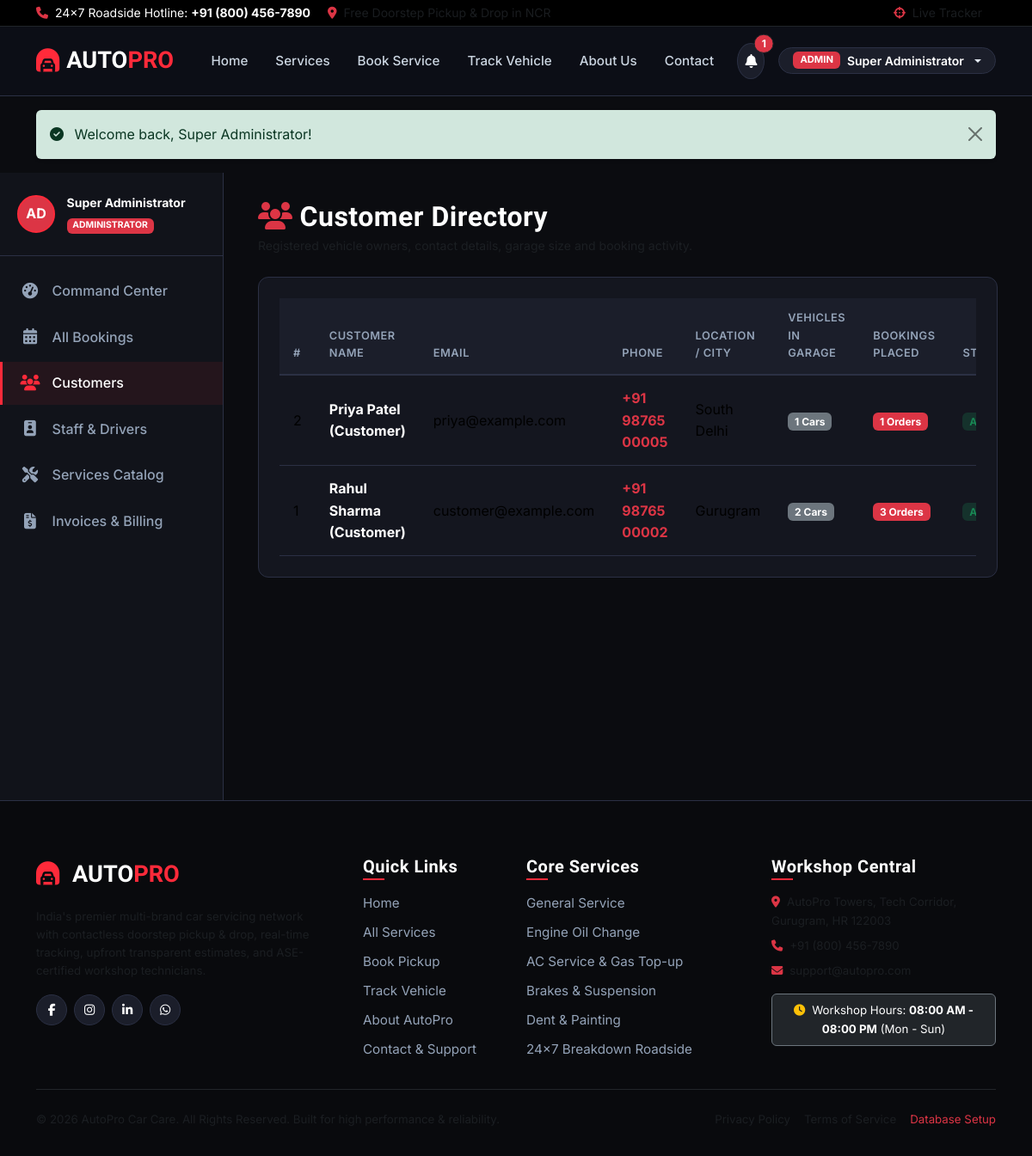
The page /admin/customers.php (signed in) on the database its author committed.
### tables this page shows
CREATE TABLE `customers` (
  `id` INT AUTO_INCREMENT PRIMARY KEY,
  `user_id` INT NOT NULL UNIQUE,
  `address` TEXT DEFAULT NULL,
  `city` VARCHAR(80) DEFAULT NULL,
  `state` VARCHAR(80) DEFAULT NULL,
  `pincode` VARCHAR(12) DEFAULT NULL,
  `alternate_phone` VARCHAR(20) DEFAULT NULL,
  `emergency_contact` VARCHAR(100) DEFAULT NULL,
  `created_at` TIMESTAMP DEFAULT CURRENT_TIMESTAMP,
  FOREIGN KEY (`user_id`) REFERENCES `users`(`id`) ON DELETE CASCADE
);

CREATE TABLE `users` (
  `id` INT AUTO_INCREMENT PRIMARY KEY,
  `name` VARCHAR(100) NOT NULL,
  `email` VARCHAR(120) NOT NULL UNIQUE,
  `phone` VARCHAR(20) NOT NULL,
  `password_hash` VARCHAR(255) NOT NULL,
  `role` ENUM('customer', 'admin', 'pickup', 'technician') NOT NULL DEFAULT 'customer',
  `avatar` VARCHAR(255) DEFAULT 'assets/img/default-avatar.png',
  `status` ENUM('active', 'inactive', 'suspended') NOT NULL DEFAULT 'active',
  `reset_token` VARCHAR(100) DEFAULT NULL,
  `created_at` TIMESTAMP DEFAULT CURRENT_TIMESTAMP,
  `updated_at` TIMESTAMP DEFAULT CURRENT_TIMESTAMP ON UPDATE CURRENT_TIMESTAMP,
  INDEX `idx_users_role` (`role`),
  INDEX `idx_users_status` (`status`)
);

### includes/helpers.php (called while the page is built, shortened)
<?php
require_once __DIR__ . '/../config/database.php';
function is_logged_in(): bool {
    return !empty($_SESSION['user_id']);
}
function current_user(): ?array {
    return [
        'id' => $_SESSION['user_id'],
        'name' => $_SESSION['user_name'] ?? 'User',
        'email' => $_SESSION['user_email'] ?? '',
        'role' => $_SESSION['user_role'] ?? 'customer',
        'avatar' => $_SESSION['user_avatar'] ?? 'assets/img/default-avatar.png'
    ];
}

### config/database.php (called while the page is built, shortened)
<?php
class Database {
    private static ?PDO $instance = null;
    public static function getConnection(): PDO {
        if (self::$instance === null) {
            try {
                $dsn = "mysql:host=" . DB_HOST . ";port=" . DB_PORT . ";dbname=" . DB_NAME . ";charset=" . DB_CHARSET;
                $options = [
                    PDO::ATTR_ERRMODE            => PDO::ERRMODE_EXCEPTION,
                    PDO::ATTR_DEFAULT_FETCH_MODE => PDO::FETCH_ASSOC,
                    PDO::ATTR_EMULATE_PREPARES   => false,
                    PDO::ATTR_TIMEOUT            => 2,
                ];
                self::$instance = new PDO($dsn, DB_USER, DB_PASS, $options);
            } catch (PDOException $e) {
                $sqlitePath = __DIR__ . '/../database/carservice.sqlite';
                try {
                    $dsn = "sqlite:" . $sqlitePath;
                    self::$instance = new PDO($dsn, null, null, [
                        PDO::ATTR_ERRMODE => PDO::ERRMODE_EXCEPTION,
                        PDO::ATTR_DEFAULT_FETCH_MODE => PDO::FETCH_ASSOC
                    ]);
                    self::$driver = 'sqlite';
                    self::$instance->exec('PRAGMA foreign_keys = ON;');
                } catch (Exception $sqle) {
                    die("Database Connection Error: Could not connect to MySQL (" . $e->getMessage() . ") or SQLite (" . $sqle->getMessage() . "). Please ensure MySQL service is running or check config/database.php");
                }
            }
        }
        return self::$instance;
    }
    public static function fetchAll(string $sql, array $params = []): array {
        $stmt = self::getConnection()->prepare($sql);
        $stmt->execute($params);
        return $stmt->fetchAll();
    }
}

### admin/customers.php (the view, shortened to what this page needs)
<?php
require_once __DIR__ . '/../includes/helpers.php';
$customers = Database::fetchAll("
    SELECT c.*, u.name, u.email, u.phone, u.status as user_status, u.created_at as joined_date,
           (SELECT COUNT(*) FROM vehicles v WHERE v.customer_id = c.id) as vehicle_count,
           (SELECT COUNT(*) FROM bookings b WHERE b.customer_id = c.id) as booking_count
    FROM customers c
    JOIN users u ON c.user_id = u.id
    ORDER BY c.id DESC
");
require_once __DIR__ . '/../includes/header.php';
?>
<div class="dashboard-wrapper">
    <aside class="dashboard-sidebar">
        <div class="sidebar-user">
            <div class="rounded-circle bg-danger text-white d-flex align-items-center justify-content-center fw-bold sidebar-avatar">AD</div>
            <div class="user-info">
                <div class="fw-bold text-white small"><?= htmlspecialchars($currentUser['name']) ?></div>
                <span class="badge bg-danger text-uppercase" style="font-size:0.65rem;">Administrator</span>
            </div>
        </div>
        <ul class="sidebar-menu">
            <li><a href="index.php" class="sidebar-link"><i class="fa-solid fa-gauge-high"></i><span class="nav-text">Command Center</span></a></li>
            <li><a href="bookings.php" class="sidebar-link"><i class="fa-solid fa-calendar-days"></i><span class="nav-text">All Bookings</span></a></li>
            <li><a href="customers.php" class="sidebar-link active"><i class="fa-solid fa-users"></i><span class="nav-text">Customers</span></a></li>
            <li><a href="employees.php" class="sidebar-link"><i class="fa-solid fa-id-badge"></i><span class="nav-text">Staff & Drivers</span></a></li>
            <li><a href="services.php" class="sidebar-link"><i class="fa-solid fa-tools"></i><span class="nav-text">Services Catalog</span></a></li>
            <li><a href="invoices.php" class="sidebar-link"><i class="fa-solid fa-file-invoice-dollar"></i><span class="nav-text">Invoices & Billing</span></a></li>
        </ul>
    </aside>
    <main class="dashboard-content">
        <div class="d-flex justify-content-between align-items-center mb-4">
            <div>
                <h2 class="fw-bold text-white mb-1"><i class="fa-solid fa-users text-danger me-2"></i>Customer Directory</h2>
                <p class="text-muted small mb-0">Registered vehicle owners, contact details, garage size and booking activity.</p>
            </div>
        </div>
        <div class="card-dark p-4">
            <div class="table-responsive">
                <table class="table table-dark-custom mb-0">
                    <thead>
                        <tr>
                            <th>#</th>
                            <th>Customer Name</th>
                            <th>Email</th>
                            <th>Phone</th>
                            <th>Location / City</th>
                            <th>Vehicles in Garage</th>
                            <th>Bookings Placed</th>
                            <th>Status</th>
                        </tr>
                    </thead>
                    <tbody>
                        <?php foreach ($customers as $c): ?>
                            <tr>
                                <td><?= $c['id'] ?></td>
                                <td><strong class="text-white"><?= htmlspecialchars($c['name']) ?></strong></td>
                                <td><?= htmlspecialchars($c['email']) ?></td>
                                <td><span class="text-danger fw-bold"><?= htmlspecialchars($c['phone']) ?></span></td>
                                <td><?= htmlspecialchars($c['city'] ?: 'Gurugram') ?></td>
                                <td>
                                    <span class="badge bg-secondary"><?= $c['vehicle_count'] ?> Cars</span>
                                </td>
                                <td>
                                    <span class="badge bg-danger"><?= $c['booking_count'] ?> Orders</span>
                                </td>
                                <td>
                                    <span class="badge bg-success bg-opacity-25 text-success">Active</span>
                                </td>
                            </tr>
                        <?php endforeach; ?>
                    </tbody>
                </table>
            </div>
        </div>
    </main>
</div>
<?php require_once __DIR__ . '/../includes/footer.php'; ?>

### assets/css/style.css (style rules this page uses)
:root { --bg-main: #0b0c10; --bg-card: #14161f; --bg-surface: #1b1e2a; --bg-surface-elevated: #242838; --border-color: #2b3044; --border-light: rgba(255, 255, 255, 0.08); --primary-red: #ff2a3a; --primary-red-hover: #e01d2d; --primary-red-glow: rgba(255, 42, 58, 0.35); --text-main: #ffffff; --text-muted: #94a3b8; --text-dark: #64748b; --success: #10b981; --warning: #f59e0b; --info: #06b6d4; --danger: #ef4444; --font-heading: 'Rajdhani', sans-serif; --font-body: 'Inter', sans-serif; --transition: all 0.25s cubic-bezier(0.4, 0, 0.2, 1); }
body { background-color: var(--bg-main); color: var(--text-main); font-family: var(--font-body); line-height: 1.6; min-height: 100vh; display: flex; flex-direction: column; overflow-x: hidden; }
h1, h2, h3, h4, h5, h6, .brand-font { font-family: var(--font-heading); letter-spacing: 0.5px; font-weight: 700; color: #fff; }
a { color: var(--primary-red); text-decoration: none; transition: var(--transition); }
.card-dark { background: var(--bg-card); border: 1px solid var(--border-color); border-radius: 12px; transition: var(--transition); }
.table-dark-custom { --bs-table-bg: transparent; --bs-table-border-color: var(--border-color); color: #e2e8f0; }
.table-dark-custom th { background: var(--bg-surface); color: #94a3b8; font-weight: 600; text-transform: uppercase; font-size: 0.8rem; letter-spacing: 0.5px; border-bottom: 2px solid var(--border-color); padding: 0.85rem 1rem; }
.table-dark-custom td { padding: 0.85rem 1rem; vertical-align: middle; }

### assets/css/dashboard.css (style rules this page uses)
.dashboard-wrapper { display: flex; min-height: calc(100vh - 70px); }
.dashboard-sidebar { width: 260px; background: #11131a; border-right: 1px solid var(--border-color); display: flex; flex-direction: column; flex-shrink: 0; transition: var(--transition); }
.sidebar-user { padding: 1.5rem 1.25rem; border-bottom: 1px solid var(--border-color); display: flex; align-items: center; gap: 0.85rem; }
.sidebar-avatar { width: 44px; height: 44px; border-radius: 50%; border: 2px solid var(--primary-red); object-fit: cover; background: var(--bg-surface); }
.sidebar-menu { list-style: none; padding: 1rem 0; margin: 0; flex-grow: 1; }
.sidebar-menu li { margin-bottom: 0.25rem; }
.sidebar-link { display: flex; align-items: center; gap: 0.85rem; padding: 0.75rem 1.25rem; color: #94a3b8; font-weight: 500; border-left: 3px solid transparent; transition: var(--transition); }
.sidebar-link i { font-size: 1.15rem; width: 24px; text-align: center; }
.sidebar-link:hover, .sidebar-link.active { color: #fff; background: rgba(255, 42, 58, 0.08); border-left-color: var(--primary-red); }
.sidebar-link.active i { color: var(--primary-red); }
.dashboard-content { flex-grow: 1; background: #0b0c10; padding: 2rem 2.5rem; overflow-y: auto; }

### rows shown on the page
customers: id "2", user.name "Priya Patel (Customer)", user.email "priya@example.com", user.phone "+91 98765 00005", city "South Delhi", vehicle_count "1", booking_count "1"
customers: id "1", user.name "Rahul Sharma (Customer)", user.email "customer@example.com", user.phone "+91 98765 00002", city "Gurugram", vehicle_count "2", booking_count "3"

### other values the page prints
APP_PHONE "+91 (800) 456-7890"
$unreadNotifications "1"
$currentUser['role'] "ADMIN"
$currentUser['name'] "Super Administrator"
$flash['message'] "Welcome back, Super Administrator!"
APP_ADDRESS "AutoPro Towers, Tech Corridor, Gurugram, HR 122003"
APP_EMAIL "support@autopro.com"
APP_NAME "AutoPro Car Care"
